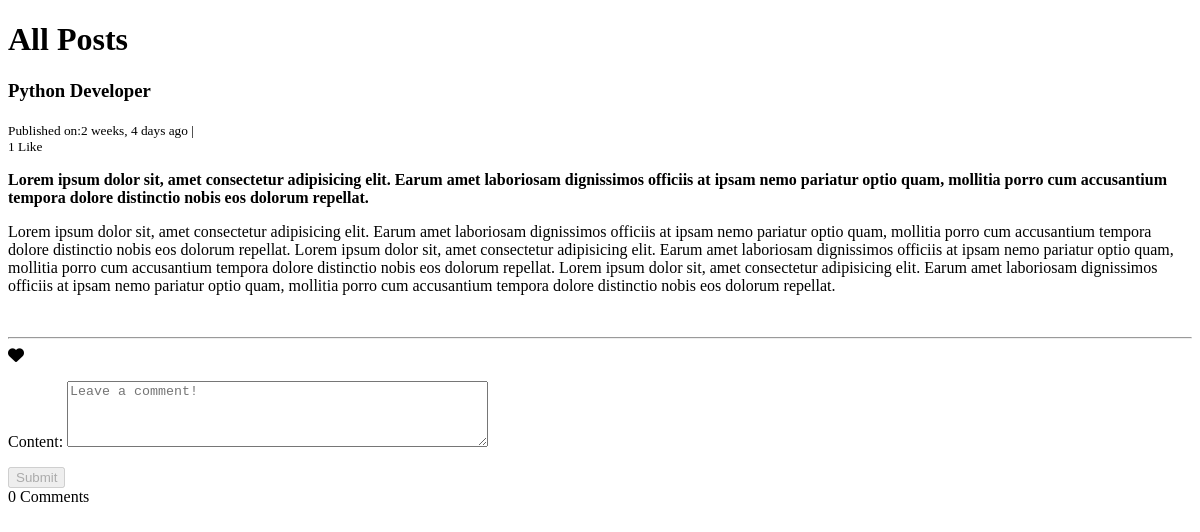
Page /blog/python-developer/ on the earlier database version.
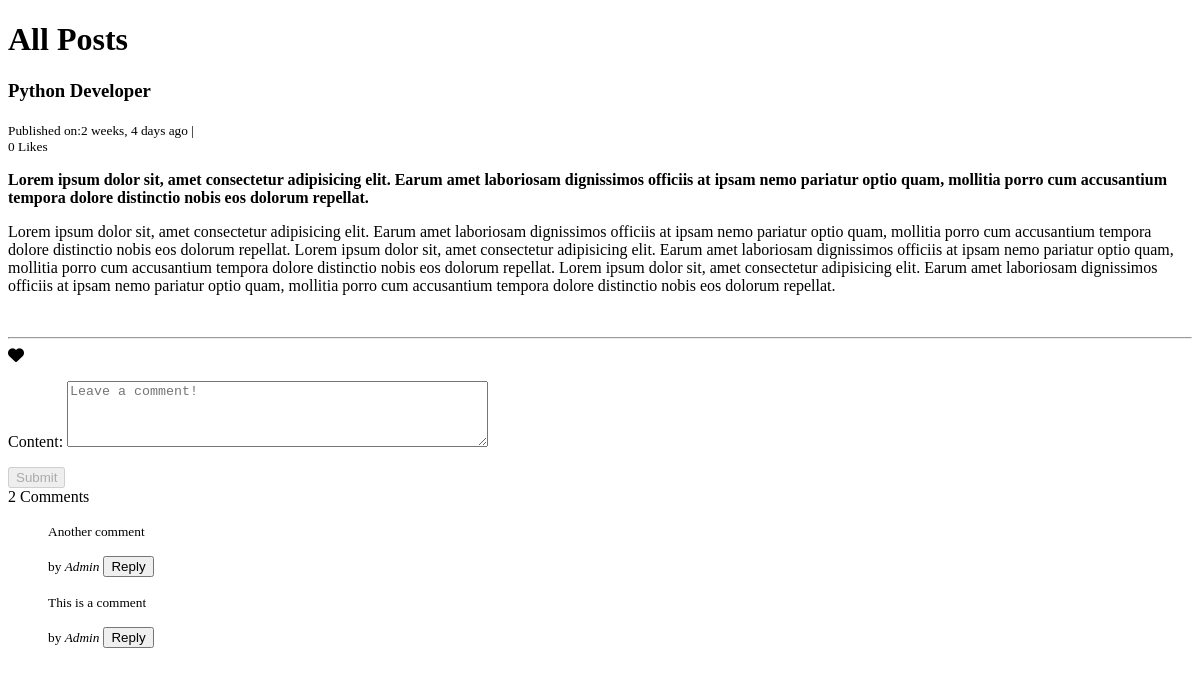
Same page on the later database version.
### djaxifyapp/models.py (models this page shows, shortened)
class Post(models.Model):
    objects     = models.Manager()      #Default Manager
    published   = PublishedManager()  #Custom Model Manager
    STATUS_CHOICES = (
        ('draft','Draft'),
        ('published','Published'),
    )
    title       = models.CharField(max_length=100)
    slug        = models.SlugField(null=False, unique=True)
    overview    = models.TextField()
    timestamp   = models.DateTimeField(auto_now_add=True)
    updated     = models.DateTimeField(auto_now=True)
    content     = models.TextField()
    author      = models.ForeignKey(Author, on_delete=models.CASCADE)
    thumbnail   = models.ImageField()
    categories  = models.ManyToManyField(Category)
    featured    = models.BooleanField()
    status      = models.CharField(max_length=10, choices=STATUS_CHOICES, default='draft')
    likes       = models.ManyToManyField(User, blank=True, related_name='likes')
    favourite   = models.ManyToManyField(User, related_name='favourite', blank=True)
    class Meta:
        ordering = ['-id']

class Comment(models.Model):
    user = models.ForeignKey(User, on_delete=models.CASCADE)
    timestamp = models.DateTimeField(auto_now_add=True)
    content = models.TextField(max_length=1000)
    reply = models.ForeignKey('Comment', on_delete=models.CASCADE, related_name='replies', null=True, blank=True, default=None)
    post = models.ForeignKey(
        'Post', related_name='comments', on_delete=models.CASCADE)
    objects = models.Manager()
    class Meta:
        ordering = ['-timestamp']

### djaxifyapp/views.py (the view)
# urls.py: path('<slug:slug>/', post_detail, name='post-detail'),
def post_detail(request, slug):
    post = get_object_or_404(Post, slug=slug)
    comments = Comment.objects.filter(post=post, reply=None).order_by('-id')
    is_liked = False
    if post.likes.filter(id=request.user.id).exists():
        is_liked = True
    is_favourite = False
    if post.favourite.filter(id=request.user.id).exists():
        is_favourite = True
    if request.method=='POST':
        querydict = request.POST
        comment_form = CommentForm(querydict)
        if comment_form.is_valid():
            comment = comment_form.save(commit=False)
            comment.post = post
            comment.user = request.user
            comment.reply_id = querydict.get('comment_id')
            comment.save()
    else:
        comment_form = CommentForm()
    context = {
        'post': post,
        'is_liked': is_liked,
        'is_favourite': is_favourite,
        'comments': comments,
        'total_likes': post.likes.count(),
        'total_comments': post.comments.count(),
        'comment_form': comment_form,
    }
    if request.is_ajax():
        html = render_to_string('comment_section.html', context, request=request)
        comments = serializers.serialize('json', list(comments), fields=('content', 'reply', 'post', 'user__username'))
        return JsonResponse({'form': html, 'comments': comments})
    return render(request, 'post_detail.html', context)

### djaxifyapp/forms.py
class CommentForm(forms.ModelForm):
    content = forms.CharField(widget=forms.Textarea(attrs={
        'class': 'form-control',
        'placeholder': 'Leave a comment!',
        'rows': '4',
        'cols': '50'
    }))
    class Meta:
        model = Comment
        fields = ('content',)

### djaxify/templates/post_detail.html
{% extends "base.html" %}
{% block content %}
<h1>All Posts</h1>
{% if post %}
<h3>{{post.title}}</h3>
<small>
    <span>Published on:{{post.timestamp|timesince}} ago |&nbsp;
      <div id="like-section">
        {% include 'like_section.html' %}
      </div>
    </span>
</small>
<p><b>{{post.overview}}</b></p>
<p>{{post.content}}</p>
<br>
<hr>
<div id="favourite-section">
  {% if is_favourite %}
  <a href="{% url 'favourite_post' slug=post.slug %}">
    <i class="fa fa-heart" style="color:red"></i>
  </a>
  {% else %}
  <a href="{% url 'favourite_post' slug=post.slug %}">
    <i class="fa fa-heart" style="color: black;"></i>
  </a>
  {% endif %}
</div>
<div class="main-comment-section">
  {% include 'comment_section.html' %}
</div>
{% endif %}
{% endblock content %}

### djaxify/templates/base.html (shortened to what this page needs)
<!DOCTYPE html>
<html lang="en">
  <head>
  </head>
  <body>
    <div>
    {% block content %}{% endblock content %}
    </div>
  </body>
</html>

### djaxify/templates/like_section.html (shortened to what this page needs)
{{ total_likes }} Like{{ total_likes|pluralize }}

### djaxify/templates/comment_section.html (shortened to what this page needs)
<div class="container-fluid mt-2">
  <div class="form-group row">
    <form method="post" class="comment-form" action=".">
      {{ comment_form.as_p }}
      {% if request.user.is_authenticated %}
        <input type="submit" value="Submit" class="btn btn-outline-success">
      {% else %}
        <input type="submit" value="Submit" class="btn btn-outline-success" disabled>
      {% endif %}
    </form>
  </div>
</div>
{{ comments.count }} Comment{{ comments|pluralize }}
{% for comment in comments %}
  <blockquote class="blockquote">
    <p class="mb-0"><small>{{ comment.content }}</small></p>
    <footer class="blockquote-footer"><small>by <cite title="Source Title">{{ comment.user|capfirst }}</cite></small>
      <button type="button" name="button" class="reply-btn btn btn-outline-dark btn-sm ml-2">Reply</button>
    </footer>
  </blockquote>
{% endfor %}

### djaxify/templates/base.html (style rules this page uses)
*, *:before, *:after { box-sizing: border-box; -moz-box-sizing: border-box; -webkit-box-sizing: border-box; }

Differences in the rows shown:
added Comment: content "Another comment", user "Admin"
added Comment: content "This is a comment", user "Admin"
Other differences:
{{ total_likes }}: "1" → "0"
{{ comments.count }}: "0" → "2"
